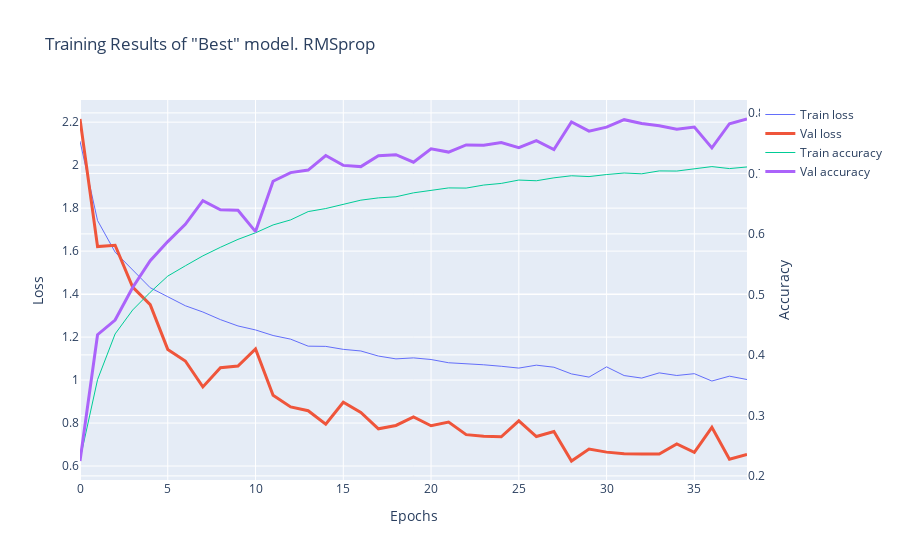

Notebook source saved alongside this figure:
### Code cell
datagen = ImageDataGenerator(
    rotation_range=20,       
    width_shift_range=0.2,    
    height_shift_range=0.2,   
    horizontal_flip=True     
)
augmented_data = datagen.flow(X_train, y_train, batch_size= 32)

results_best_model = train_model(best_model_rmsprop, X_train, y_train,augmented_data=augmented_data,
                                 X_val=X_val, y_val=y_val, epochs=100, patience=10, threshold=1e-3, verbose=1)
df_results = pd.DataFrame(results_best_model).T
df_results.index.name = 'Epoch'
plot_results(df_results, '"Best" model. RMSprop')

### Figure 1 — Plotly figure (JSON) as saved in the notebook; plotly's stock layout.template omitted (floating-point values rounded to 4 significant figures)
{"data": [{"fill": "none", "line": {"width": 1}, "mode": "lines", "name": "Train loss", "type": "scatter", "x": [0, 1, 2, 3, 4, 5, 6, 7, 8, 9, 10, 11, 12, 13, 14, 15, 16, 17, 18, 19, 20, 21, 22, 23, 24, 25, 26, 27, 28, 29, 30, 31, 32, 33, 34, 35, 36, 37, 38], "y": [2.111, 1.742, 1.595, 1.51, 1.43, 1.388, 1.346, 1.317, 1.281, 1.252, 1.233, 1.207, 1.19, 1.158, 1.157, 1.143, 1.135, 1.112, 1.099, 1.103, 1.096, 1.08, 1.077, 1.071, 1.064, 1.056, 1.069, 1.06, 1.029, 1.014, 1.061, 1.021, 1.009, 1.033, 1.021, 1.03, 0.9955, 1.018, 1.003]}, {"fill": "none", "line": {"width": 3}, "mode": "lines", "name": "Val loss", "type": "scatter", "x": [0, 1, 2, 3, 4, 5, 6, 7, 8, 9, 10, 11, 12, 13, 14, 15, 16, 17, 18, 19, 20, 21, 22, 23, 24, 25, 26, 27, 28, 29, 30, 31, 32, 33, 34, 35, 36, 37, 38], "y": [2.215, 1.621, 1.627, 1.433, 1.351, 1.143, 1.089, 0.968, 1.057, 1.065, 1.145, 0.9297, 0.8751, 0.8573, 0.7948, 0.897, 0.849, 0.7731, 0.7888, 0.8282, 0.7873, 0.8049, 0.7459, 0.7381, 0.7358, 0.81, 0.7372, 0.7609, 0.6234, 0.6791, 0.6647, 0.6572, 0.6558, 0.6556, 0.7029, 0.6641, 0.7802, 0.632, 0.6542]}, {"fill": "none", "line": {"width": 1}, "mode": "lines", "name": "Train accuracy", "type": "scatter", "x": [0, 1, 2, 3, 4, 5, 6, 7, 8, 9, 10, 11, 12, 13, 14, 15, 16, 17, 18, 19, 20, 21, 22, 23, 24, 25, 26, 27, 28, 29, 30, 31, 32, 33, 34, 35, 36, 37, 38], "y": [0.2269, 0.3591, 0.4346, 0.4742, 0.5035, 0.5302, 0.5472, 0.5637, 0.5778, 0.5909, 0.6018, 0.6148, 0.6231, 0.6369, 0.6419, 0.6483, 0.6557, 0.6595, 0.6613, 0.6679, 0.6723, 0.676, 0.6757, 0.6807, 0.6834, 0.689, 0.6878, 0.6927, 0.6961, 0.6947, 0.6981, 0.7006, 0.6993, 0.7041, 0.7038, 0.7072, 0.7113, 0.7079, 0.7106], "yaxis": "y2"}, {"fill": "none", "line": {"width": 3}, "mode": "lines", "name": "Val accuracy", "type": "scatter", "x": [0, 1, 2, 3, 4, 5, 6, 7, 8, 9, 10, 11, 12, 13, 14, 15, 16, 17, 18, 19, 20, 21, 22, 23, 24, 25, 26, 27, 28, 29, 30, 31, 32, 33, 34, 35, 36, 37, 38], "y": [0.2246, 0.4334, 0.4576, 0.5114, 0.5556, 0.5873, 0.6159, 0.655, 0.6399, 0.639, 0.6038, 0.687, 0.7013, 0.7055, 0.7295, 0.7132, 0.7112, 0.7291, 0.7309, 0.7185, 0.7406, 0.7352, 0.7471, 0.7466, 0.751, 0.7424, 0.7543, 0.7395, 0.7851, 0.7698, 0.7765, 0.7888, 0.7826, 0.7787, 0.7731, 0.7765, 0.7422, 0.7821, 0.7899], "yaxis": "y2"}], "layout": {"title": {"text": "Training Results of \"Best\" model. RMSprop"}, "xaxis": {"title": {"text": "Epochs"}}, "yaxis": {"title": {"text": "Loss"}}, "yaxis2": {"overlaying": "y", "side": "right", "title": {"text": "Accuracy"}}}}
